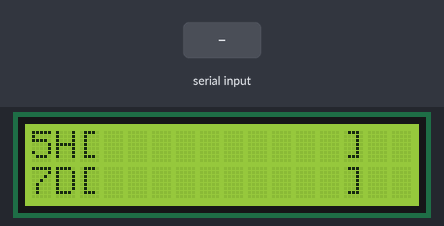
A sketch run on a simulated Arduino Uno, built with avr-gcc and run on an emulated ATmega328P. Shown: 16×2 character LCD. The test bench sets the inputs (shaded band).

Above: at 1.3 s.
1.4 s: "90,45\n" received over Serial
At 2.6 s:
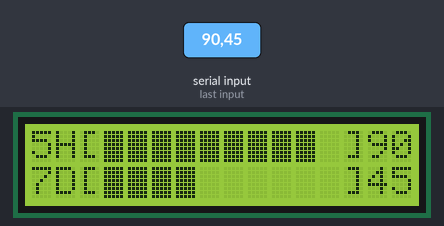
2.9 s: "30,150\n" received over Serial
At 3.9 s:
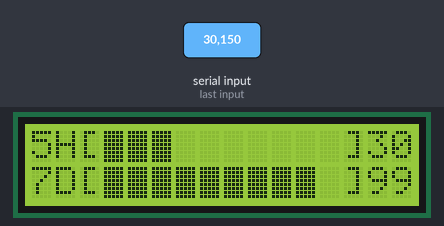
4.4 s: "1,90\n" received over Serial
At 4.9 s:
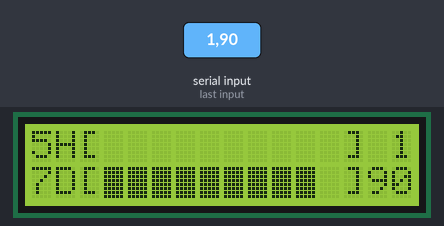
Timing chart, 0 to 7.4 s (numbered marks = the images above; inputs shaded):
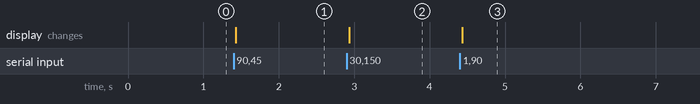

The sketch:

main.ino
```cpp
#include <Wire.h>
#include <LiquidCrystal_I2C.h>

LiquidCrystal_I2C lcd(0x27, 16, 2);

int fiveHour = -1;
int sevenDay = -1;
int prevFiveHour = -1;
int prevSevenDay = -1;

byte fullBlock[8] = {
  B11111, B11111, B11111, B11111,
  B11111, B11111, B11111, B11111
};

void setup() {
  Serial.begin(9600);
  lcd.init();
  lcd.backlight();
  lcd.createChar(0, fullBlock);
  lcd.clear();
  lcd.setCursor(0, 0);
  lcd.print("5H[          ]  ");
  lcd.setCursor(0, 1);
  lcd.print("7D[          ]  ");
}

void loop() {
  if (Serial.available()) {
    String line = Serial.readStringUntil('\n');
    int comma = line.indexOf(',');
    if (comma > 0) {
      int five = line.substring(0, comma).toInt();
      int seven = line.substring(comma + 1).toInt();
      if (five != prevFiveHour) {
        updateBar(0, five);
        prevFiveHour = five;
      }
      if (seven != prevSevenDay) {
        updateBar(1, seven);
        prevSevenDay = seven;
      }
    }
  }
}


  void updateBar(int row, int percent) {
    if (percent > 99) percent = 99;
    int totalBars = 10;
    int filled = (percent * totalBars) / 100;

    lcd.setCursor(3, row);
    for (int i = 0; i < totalBars; i++) {
      if (i < filled) lcd.write(byte(0));
      else            lcd.print(" ");
    }

    lcd.setCursor(14, row);
    if (percent >= 10) { lcd.print(percent); }
    else               { lcd.print(" "); lcd.print(percent); }
  }
```

Measured:
- after the input at 1.4 s, the display: changes at once (image 1)
- after the input at 2.9 s, the display: changes at once (image 2)
- after the input at 4.4 s, the display: changes at once (image 3)
